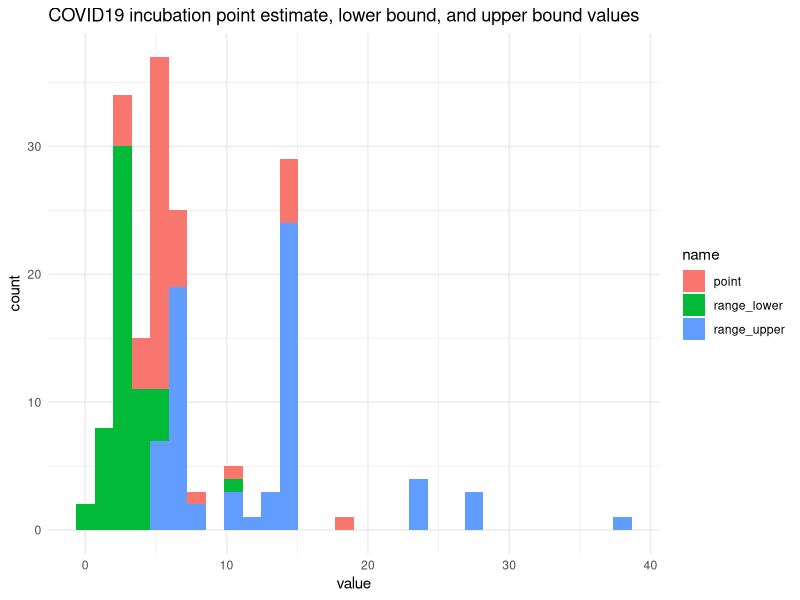
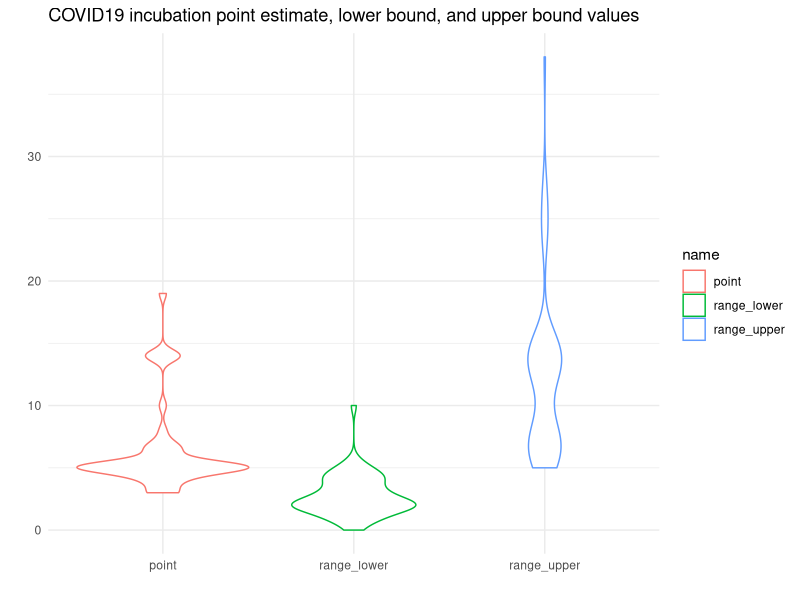

Recreate these plots in R, in order.
library(readr)
library(ggplot2)
library(here)
library(dplyr)
library(tidyr)


df = readr::read_tsv(here('./data/db/final/kaggle/id_model_inputs/03-covid_kw_sentences_-hand_parsed.tsv'))

df

plot_dat <- df %>%
  dplyr::filter(match_type == "sent-incubation_period_day") %>%
  dplyr::select(match_type, point, range_lower, range_upper) %>%
  tidyr::pivot_longer(-match_type)

ggplot(plot_dat, aes(value, fill = name)) +
geom_histogram() +
theme_minimal() +
ggtitle("COVID19 incubation point estimate, lower bound, and upper bound values")


ggplot(plot_dat, aes(x = name, y =value, color = name)) +
  geom_violin() +
  theme_minimal() +
  ggtitle("COVID19 incubation point estimate, lower bound, and upper bound values") +
  xlab("") +
  ylab("")
